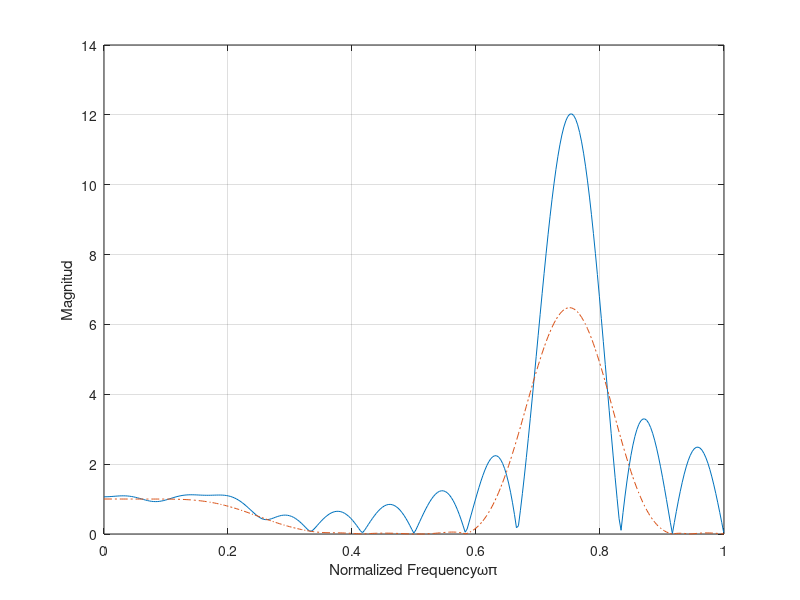

The MATLAB source for this figure:
clear all
wc1=0.25*pi;
wc2=0.75*pi;
N=25;
alpha=(N-1)/2
eps=0.001;
n=0:1:N-1;
hd=sin(wc2*(n-alpha+eps))-sin(wc1*(n-alpha+eps))./(pi*(n-alpha+eps));
wr=boxcar(N);
hn=hd.*wr';
w=0:0.01:pi;
h=freqz(hn,1,w);
plot(w/pi,abs(h));
hold on
wh=hamming(N);
hn=hd.*wh';
w=0:0.01:pi;
h=freqz(hn,1,w);
plot(w/pi,abs(h),'-.');
grid;
xlabel('Normalized Frequency\omega\pi');
ylabel('Magnitud');
hold off